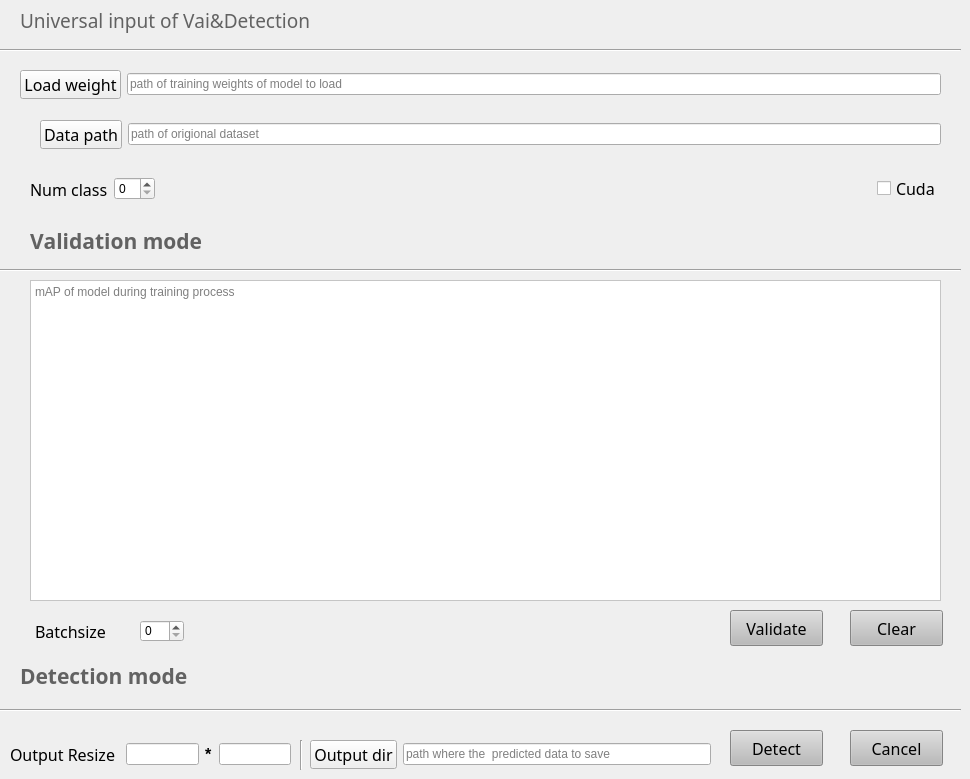
               <widget class="QWidget" name="page_2">
                <widget class="QLabel" name="label_2">
                 <property name="geometry">
                  <rect>
                   <x>20</x>
                   <y>650</y>
                   <width>221</width>
                   <height>51</height>
                  </rect>
                 </property>
                 <property name="font">
                  <font>
                   <family>微软雅黑</family>
                   <pointsize>16</pointsize>
                   <weight>75</weight>
                   <bold>true</bold>
                   <underline>false</underline>
                   <kerning>false</kerning>
                  </font>
                 </property>
                 <property name="styleSheet">
                  <string notr="true">color:rgb(98,98,98);</string>
                 </property>
                 <property name="text">
                  <string>Detection mode</string>
                 </property>
                </widget>
                <widget class="QWidget" name="layoutWidget">
                 <property name="geometry">
                  <rect>
                   <x>30</x>
                   <y>170</y>
                   <width>911</width>
                   <height>38</height>
                  </rect>
                 </property>
                 <layout class="QHBoxLayout" name="horizontalLayout_12">
                  <item>
                   <widget class="QLabel" name="label_8">
                    <property name="font">
                     <font>
                      <family>微软雅黑</family>
                      <pointsize>12</pointsize>
                      <underline>false</underline>
                      <kerning>false</kerning>
                     </font>
                    </property>
                    <property name="text">
                     <string>Num class</string>
                    </property>
                   </widget>
                  </item>
                  <item>
                   <widget class="QSpinBox" name="spinBox_numclass_2"/>
                  </item>
                  <item>
                   <spacer name="horizontalSpacer_3">
                    <property name="orientation">
                     <enum>Qt::Horizontal</enum>
                    </property>
                    <property name="sizeHint" stdset="0">
                     <size>
                      <width>40</width>
                      <height>20</height>
                     </size>
                    </property>
                   </spacer>
                  </item>
                  <item>
                   <widget class="QCheckBox" name="checkBox_2">
                    <property name="font">
                     <font>
                      <family>微软雅黑</family>
                      <pointsize>12</pointsize>
                      <underline>false</underline>
                      <kerning>false</kerning>
                     </font>
                    </property>
                    <property name="text">
                     <string>Cuda</string>
                    </property>
                   </widget>
                  </item>
                 </layout>
                </widget>
                <widget class="QPushButton" name="pushButton_detect">
                 <property name="geometry">
                  <rect>
                   <x>730</x>
                   <y>730</y>
                   <width>93</width>
                   <height>36</height>
                  </rect>
                 </property>
                 <property name="font">
                  <font>
                   <family>微软雅黑</family>
                   <pointsize>12</pointsize>
                   <underline>false</underline>
                   <kerning>true</kerning>
                  </font>
                 </property>
                 <property name="styleSheet">
                  <string notr="true">background-color: rgb(186, 186, 186);</string>
                 </property>
                 <property name="text">
                  <string>Detect</string>
                 </property>
                </widget>
                <widget class="QPushButton" name="pushButton_9">
                 <property name="geometry">
                  <rect>
                   <x>850</x>
                   <y>730</y>
                   <width>93</width>
                   <height>36</height>
                  </rect>
                 </property>
                 <property name="font">
                  <font>
                   <family>微软雅黑</family>
                   <pointsize>12</pointsize>
                   <underline>false</underline>
                   <kerning>true</kerning>
                  </font>
                 </property>
                 <property name="styleSheet">
                  <string notr="true">background-color: rgb(186, 186, 186);</string>
                 </property>
                 <property name="text">
                  <string>Cancel</string>
                 </property>
                </widget>
                <widget class="Line" name="line_13">
                 <property name="geometry">
                  <rect>
                   <x>0</x>
                   <y>700</y>
                   <width>961</width>
                   <height>21</height>
                  </rect>
                 </property>
                 <property name="orientation">
                  <enum>Qt::Horizontal</enum>
                 </property>
                </widget>
                <widget class="Line" name="line_8">
                 <property name="geometry">
                  <rect>
                   <x>0</x>
                   <y>260</y>
                   <width>961</width>
                   <height>20</height>
                  </rect>
                 </property>
                 <property name="orientation">
                  <enum>Qt::Horizontal</enum>
                 </property>
                </widget>
                <widget class="QPushButton" name="pushButton_11">
                 <property name="geometry">
                  <rect>
                   <x>850</x>
                   <y>610</y>
                   <width>93</width>
                   <height>36</height>
                  </rect>
                 </property>
                 <property name="font">
                  <font>
                   <family>微软雅黑</family>
                   <pointsize>12</pointsize>
                   <underline>false</underline>
                   <kerning>true</kerning>
                  </font>
                 </property>
                 <property name="styleSheet">
                  <string notr="true">background-color: rgb(186, 186, 186);</string>
                 </property>
                 <property name="text">
                  <string>Clear</string>
                 </property>
                </widget>
                <widget class="QTextBrowser" name="textBrowser">
                 <property name="geometry">
                  <rect>
                   <x>30</x>
                   <y>280</y>
                   <width>911</width>
                   <height>321</height>
                  </rect>
                 </property>
                 <property name="maximumSize">
                  <size>
                   <width>16777215</width>
                   <height>16777215</height>
                  </size>
                 </property>
                 <property name="styleSheet">
                  <string notr="true">background-color: rgb(255, 255, 255);</string>
                 </property>
                 <property name="placeholderText">
                  <string>mAP of model during training process</string>
                 </property>
                </widget>
                <widget class="QPushButton" name="pushButton_8">
                 <property name="geometry">
                  <rect>
                   <x>730</x>
                   <y>610</y>
                   <width>93</width>
                   <height>36</height>
                  </rect>
                 </property>
                 <property name="font">
                  <font>
                   <family>微软雅黑</family>
                   <pointsize>12</pointsize>
                   <underline>false</underline>
                   <kerning>true</kerning>
                  </font>
                 </property>
                 <property name="styleSheet">
                  <string notr="true">background-color: rgb(186, 186, 186);</string>
                 </property>
                 <property name="text">
                  <string>Validate</string>
                 </property>
                </widget>
                <widget class="QLabel" name="label_3">
                 <property name="geometry">
                  <rect>
                   <x>30</x>
                   <y>220</y>
                   <width>231</width>
                   <height>41</height>
                  </rect>
                 </property>
                 <property name="font">
                  <font>
                   <family>微软雅黑</family>
                   <pointsize>16</pointsize>
                   <weight>75</weight>
                   <bold>true</bold>
                   <underline>false</underline>
                   <kerning>false</kerning>
                  </font>
                 </property>
                 <property name="styleSheet">
                  <string notr="true">color:rgb(98,98,98);</string>
                 </property>
                 <property name="text">
                  <string>Validation mode</string>
                 </property>
                </widget>
                <widget class="Line" name="line_9">
                 <property name="geometry">
                  <rect>
                   <x>0</x>
                   <y>40</y>
                   <width>961</width>
                   <height>20</height>
                  </rect>
                 </property>
                 <property name="orientation">
                  <enum>Qt::Horizontal</enum>
                 </property>
                </widget>
                <widget class="QLabel" name="label_9">
                 <property name="geometry">
                  <rect>
                   <x>20</x>
                   <y>0</y>
                   <width>381</width>
                   <height>41</height>
                  </rect>
                 </property>
                 <property name="font">
                  <font>
                   <family>微软雅黑</family>
                   <pointsize>14</pointsize>
                   <underline>false</underline>
                   <kerning>false</kerning>
                  </font>
                 </property>
                 <property name="styleSheet">
                  <string notr="true">color:rgb(98,98,98);</string>
                 </property>
                 <property name="text">
                  <string>Universal input of Vai&amp;Detection </string>
                 </property>
                </widget>
                <widget class="QWidget" name="layoutWidget">
                 <property name="geometry">
                  <rect>
                   <x>40</x>
                   <y>120</y>
                   <width>901</width>
                   <height>29</height>
                  </rect>
                 </property>
                 <layout class="QHBoxLayout" name="horizontalLayout_16">
                  <item>
                   <widget class="QPushButton" name="pushButton_data_2">
                    <property name="font">
                     <font>
                      <family>微软雅黑</family>
                      <pointsize>12</pointsize>
                      <underline>false</underline>
                      <kerning>true</kerning>
                     </font>
                    </property>
                    <property name="styleSheet">
                     <string notr="true"/>
                    </property>
                    <property name="text">
                     <string>Data path</string>
                    </property>
                   </widget>
                  </item>
                  <item>
                   <widget class="QLineEdit" name="lineEdit_datapath_2">
                    <property name="placeholderText">
                     <string>path of origional dataset</string>
                    </property>
                   </widget>
                  </item>
                 </layout>
                </widget>
                <widget class="QWidget" name="layoutWidget">
                 <property name="geometry">
                  <rect>
                   <x>310</x>
                   <y>740</y>
                   <width>401</width>
                   <height>29</height>
                  </rect>
                 </property>
                 <layout class="QHBoxLayout" name="horizontalLayout_17">
                  <item>
                   <widget class="QPushButton" name="pushButton_output_2">
                    <property name="font">
                     <font>
                      <family>微软雅黑</family>
                      <pointsize>12</pointsize>
                      <underline>false</underline>
                      <kerning>true</kerning>
                     </font>
                    </property>
                    <property name="text">
                     <string>Output dir</string>
                    </property>
                   </widget>
                  </item>
                  <item>
                   <widget class="QLineEdit" name="lineEdit_outputdir_2">
                    <property name="placeholderText">
                     <string>path where the  predicted data to save</string>
                    </property>
                   </widget>
                  </item>
                 </layout>
                </widget>
                <widget class="QWidget" name="layoutWidget">
                 <property name="geometry">
                  <rect>
                   <x>20</x>
                   <y>70</y>
                   <width>921</width>
                   <height>29</height>
                  </rect>
                 </property>
                 <layout class="QHBoxLayout" name="horizontalLayout_18">
                  <item>
                   <widget class="QPushButton" name="pushButton_output_3">
                    <property name="font">
                     <font>
                      <family>微软雅黑</family>
                      <pointsize>12</pointsize>
                      <underline>false</underline>
                      <kerning>true</kerning>
                     </font>
                    </property>
                    <property name="text">
                     <string>Load weight</string>
                    </property>
                   </widget>
                  </item>
                  <item>
                   <widget class="QLineEdit" name="lineEdit_outputdir_3">
                    <property name="placeholderText">
                     <string>path of training weights of model to load </string>
                    </property>
                   </widget>
                  </item>
                 </layout>
                </widget>
                <widget class="QLabel" name="label_7">
                 <property name="geometry">
                  <rect>
                   <x>35</x>
                   <y>613</y>
                   <width>88</width>
                   <height>36</height>
                  </rect>
                 </property>
                 <property name="font">
                  <font>
                   <family>微软雅黑</family>
                   <pointsize>12</pointsize>
                   <underline>false</underline>
                   <kerning>false</kerning>
                  </font>
                 </property>
                 <property name="text">
                  <string>Batchsize</string>
                 </property>
                </widget>
                <widget class="QSpinBox" name="spinBox_batchsize_2">
                 <property name="geometry">
                  <rect>
                   <x>140</x>
                   <y>620</y>
                   <width>44</width>
                   <height>22</height>
                  </rect>
                 </property>
                </widget>
                <widget class="Line" name="line_4">
                 <property name="geometry">
                  <rect>
                   <x>300</x>
                   <y>740</y>
                   <width>3</width>
                   <height>30</height>
                  </rect>
                 </property>
                 <property name="orientation">
                  <enum>Qt::Vertical</enum>
                 </property>
                </widget>
                <widget class="QWidget" name="layoutWidget">
                 <property name="geometry">
                  <rect>
                   <x>10</x>
                   <y>740</y>
                   <width>281</width>
                   <height>29</height>
                  </rect>
                 </property>
                 <layout class="QHBoxLayout" name="horizontalLayout_11">
                  <item>
                   <widget class="QLabel" name="label_10">
                    <property name="font">
                     <font>
                      <family>微软雅黑</family>
                      <pointsize>12</pointsize>
                      <underline>false</underline>
                      <kerning>false</kerning>
                     </font>
                    </property>
                    <property name="text">
                     <string>Output Resize</string>
                    </property>
                   </widget>
                  </item>
                  <item>
                   <spacer name="horizontalSpacer_4">
                    <property name="orientation">
                     <enum>Qt::Horizontal</enum>
                    </property>
                    <property name="sizeHint" stdset="0">
                     <size>
                      <width>40</width>
                      <height>20</height>
                     </size>
                    </property>
                   </spacer>
                  </item>
                  <item>
                   <widget class="QLineEdit" name="lineEdit_resize"/>
                  </item>
                  <item>
                   <widget class="QLabel" name="label_11">
                    <property name="font">
                     <font>
                      <pointsize>12</pointsize>
                      <weight>75</weight>
                      <bold>true</bold>
                     </font>
                    </property>
                    <property name="text">
                     <string>*</string>
                    </property>
                   </widget>
                  </item>
                  <item>
                   <widget class="QLineEdit" name="lineEdit_resize_2"/>
                  </item>
                 </layout>
                </widget>
               </widget>
